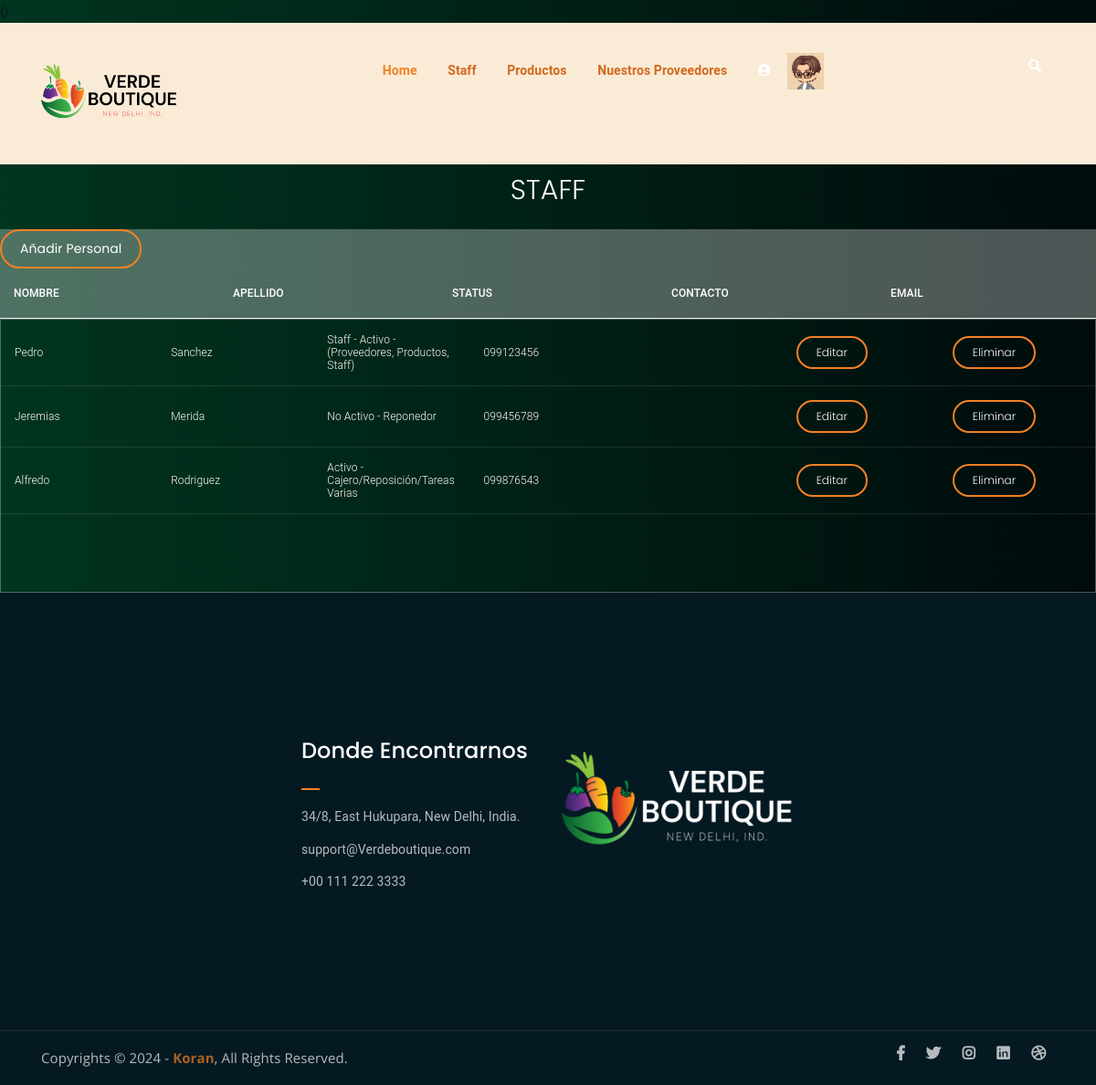
Screenshot of /Staff (signed in) with the database file from the repository.
### Tienda/models.py (models this page shows, shortened)
class Avatar(models.Model):
    user = models.OneToOneField(User, on_delete=models.CASCADE)
    image = models.ImageField(upload_to='avatars', null=True, blank=True)

class Staff(models.Model):
    nombre = models.CharField(max_length=100)
    apellido = models.CharField(max_length=100)
    status = models.CharField(max_length=100)
    contacto = models.CharField(max_length=100)
    email = models.EmailField(max_length=100)

### Tienda/views.py (the view)
# urls.py: path('Staff', views.ver_s, name='SeeStaff'),
@staff_member_required
def ver_s(request):
    staffs = Staff.objects.all()
    dicc = {'staffs':staffs}
    return render(request, "#15StaffList.html", dicc)

### Tienda/template/#15StaffList.html (shortened to what this page needs)
{}{%extends '#2StockActivo.html' %}
{%load static%}
{%block lista%}
	<h1>Staff</h1>
	<div class="tbl-header">
	<table cellpadding="0" cellspacing="0" border="0">
		<thead>
		<tr>
			<a href="{%url 'AddStf' %}" class="bordered-btn" style="position: relative;">Añadir Personal</a>
		</tr>
		<tr>
			<th>Nombre</th>
			<th>Apellido</th>
			<th>Status</th>
			<th>Contacto</th>
			<th>Email</th>
		</tr>
		</thead>
	</table>
	</div>
	<div class="tbl-content">
	<table cellpadding="0" cellspacing="0" border="0">
		<tbody>
	{% for n in staffs %}
		<tr>
			<td class="product-name">{{n.nombre}}</td>
			<td class="product-name">{{n.apellido}}</td>
			<td class="product-name">{{n.status}}</td>
			<td class="product-name">{{n.contacto}}</td>
			<td class="product-name">{{n.emial}}</td>
			<td><a href="{%url 'EdtStf' n.id%}" class="bordered-btn" style="position: relative;">Editar</a></td>
			<td><a href="{%url 'DelStf' n.id%}" class="bordered-btn" style="position: relative;">Eliminar</a></td>
		</tr>
	{% endfor %}
		</tbody>
	</table>
	</div>
{%endblock%}

### Tienda/template/#2StockActivo.html (shortened to what this page needs)
<!DOCTYPE html>
<html lang="en">
	{%load static%}
<head>
	<link rel="stylesheet" href="{%static 'Tienda/assets/css/all.min.css' %}">
	<link rel="stylesheet" href="{%static 'Tienda/assets/bootstrap/css/bootstrap.min.css' %}">
	<link rel="stylesheet" href="{%static 'Tienda/assets/css/owl.carousel.css' %}">
	<link rel="stylesheet" href="{%static 'Tienda/assets/css/magnific-popup.css' %}">
	<link rel="stylesheet" href="{%static 'Tienda/assets/css/animate.css' %}">
	<link rel="stylesheet" href="{%static 'Tienda/assets/css/meanmenu.min.css' %}">
	<link rel="stylesheet" href="{%static 'Tienda/assets/css/main.css' %}">
	<link rel="stylesheet" href="{%static 'Tienda/assets/css/responsive.css' %}">
</head>
<body>
		<div class="top-header-area" id="sticker" style="background-color:antiquewhite; position:relative">
			<div class="container">
				<div class="row">
					<div class="col-lg-12 col-sm-12 text-center">
						<div class="main-menu-wrap">
							<div class="site-logo" style="position:inherit;">
								<a href="">
									<img src="{% static 'Tienda/assets/img/GreenFruitLogo2.png' %}" alt="">
								</a>
							</div>
							{%if request.user.is_authenticated %}
							<nav class="main-menu" style="display: flexbox; background-color:antiquewhite">
								<ul>
									<li class="current-list-item"><a href="{%url 'Home'%}">Home</a>
									</li>
									<li><a href="" style="color: chocolate;">Staff</a>
									</li>
									<li><a href="{%url 'PrdL'%}" style="color: chocolate;">Productos</a>
									</li>
									<li><a href="" style="color: chocolate;">Nuestros Proveedores</a>
									</li>
									<li><a href="#" class="fas fa-user-circle"></a>
									</li>
									<img src="{{user.avatar.image.url}}" alt="" width="40ppx" height="40ppx">
						{%endif%}
									<li>
										<div class="header-icons">
											<a class="mobile-hide search-bar-icon" href="#"><i class="fas fa-search"></i></a>
										</div>
									</li>
								</ul>
							</nav>
						</div>
					</div>
				</div>
			</div>
		</div>
{%block lista%}{%endblock%}
	<div class="footer-area">
		<div class="container">
			<div class="row">
				<div class="col-lg-3 col-md-6">
				</div>
				<div class="col-lg-3 col-md-6">
					<div class="footer-box get-in-touch">
						<h2 class="widget-title">Donde Encontrarnos</h2>
						<ul>
							<li>34/8, East Hukupara, New Delhi, India.</li>
							<li>support@Verdeboutique.com</li>
							<li>+00 111 222 3333</li>
						</ul>
					</div>
				</div>
				<div class="col-lg-3 col-md-6">
					<div class="footer-box pages">
					<img src="{%static 'Tienda/assets/img/GreenFruitLogo4.png' %}">
					</div>
				</div>
				<div class="col-lg-3 col-md-6">
				</div>
			</div>
		</div>
	</div>
	<div class="copyright">
		<div class="container">
			<div class="row">
				<div class="col-lg-6 col-md-12">
					<p>Copyrights &copy; 2024 - <a href="https://steamcommunity.com/profiles/76561198387410870/">Koran</a>,  All Rights Reserved.</p>
				</div>
				<div class="col-lg-6 text-right col-md-12">
					<div class="social-icons">
						<ul>
							<li><a href="#" target="_blank"><i class="fab fa-facebook-f"></i></a></li>
							<li><a href="#" target="_blank"><i class="fab fa-twitter"></i></a></li>
							<li><a href="#" target="_blank"><i class="fab fa-instagram"></i></a></li>
							<li><a href="#" target="_blank"><i class="fab fa-linkedin"></i></a></li>
							<li><a href="#" target="_blank"><i class="fab fa-dribbble"></i></a></li>
						</ul>
					</div>
				</div>
			</div>
		</div>
	</div>
</body>
</html>

### Tienda/static/Tienda/assets/css/main.css (style rules this page uses)
html { font-size: 14px; font-weight: 400; line-height: 28px; height: 100%; }
body { font-family: "Open Sans", sans-serif; font-weight: 400; font-size: 1rem; letter-spacing: 0.1px; line-height: 1.8; color: #051922; overflow-x: hidden; }
body img { max-width: 100%; }
a { cursor: pointer; text-decoration: none; -webkit-transition: all 0.2s ease-in-out; -o-transition: all 0.2s ease-in-out; transition: all 0.2s ease-in-out; }
h1, .h1, h2, .h2, h3, .h3, h4, .h4, h5, .h5, h6, .h6 { font-family: "Poppins", sans-serif; font-weight: 700; margin: 0 0 1.25rem 0; color: #051922; }
h1, .h1 { font-size: 4rem; font-weight: 700; line-height: 4rem; }
h2, .h2 { font-size: 3rem; font-weight: 700; line-height: 3.25rem; }
p { font-family: "Open Sans", sans-serif; font-weight: 400; font-size: 1rem; letter-spacing: 0.1px; line-height: 1.8; color: #051922; margin: 0 0 1.25rem 0; }
p:last-child { margin: 0; }
a.bordered-btn { font-family: 'Poppins', sans-serif; display: inline-block; color: #fff; border: 2px solid #F28123; padding: 7px 20px; }
a.boxed-btn, a.bordered-btn, a.cart-btn { border-radius: 50px; }
.top-header-area { position: absolute; z-index: 999; width: 100%; padding: 25px 0; }
nav.main-menu ul { margin: 0; padding: 0; list-style: none; }
nav.main-menu ul li { display: inline-block; }
nav.main-menu ul li a { color: #fff; font-weight: 700; display: block; padding: 15px; }
nav.main-menu ul > li { position: relative; }
nav.main-menu ul li:last-child a { display: inline-block; }
nav.main-menu > ul li:last-child { float: right; }
.site-logo { float: left; max-width: 150px; }
.main-menu-wrap { position: relative; }
.header-icons a { color: #fff; display: inline-block; padding: 10px; }
.site-logo { padding: 6px 0; }
nav.main-menu ul li.current-list-item > a { color: #F28123; }
nav.main-menu li a { -webkit-transition: 0.3s; -o-transition: 0.3s; transition: 0.3s; }
.top-header-area .header-icons a { -webkit-transition: 0.3s; -o-transition: 0.3s; transition: 0.3s; }
.top-header-area { -webkit-transition: 0.3s; -o-transition: 0.3s; transition: 0.3s; }
.footer-area { background-color: #051922; color: #fff; padding: 150px 0; }
h2.widget-title { font-size: 24px; font-weight: 500; position: relative; padding-bottom: 20px; color: #fff; }
h2.widget-title:after { position: absolute; left: 0; bottom: 0; width: 20px; height: 2px; background-color: #F28123; content: ""; }
.footer-box ul { margin: 0; padding: 0; list-style: none; }
.footer-box ul li { opacity: 0.7; margin-bottom: 10px; line-height: 1.8; }
.footer-box ul li:last-child { margin-bottom: 0; }
.copyright { background-color: #051922; border-top: 1px solid #232a35; }
.copyright p { margin: 0; color: #fff; opacity: 0.7; padding: 16px 0; font-size: 15px; }
.copyright a { color: #F28123; font-weight: 700; }
.social-icons ul { margin: 0; padding: 0; list-style: none; }
.social-icons ul li { display: inline-block; }
.social-icons ul li a { font-size: 16px; color: #fff; opacity: 0.7; padding: 16px 10px; display: block; }
a.bordered-btn { -webkit-transition: 0.3s; -o-transition: 0.3s; transition: 0.3s; }
.social-icons ul li a { -webkit-transition: 0.3s; -o-transition: 0.3s; transition: 0.3s; }
html, body { height: 100%; }
thead { border-bottom: 1px solid #eee; }

### Tienda/template/#2StockActivo.html (style rules this page uses)
h1 { font-size: 30px; color: #fff; text-transform: uppercase; font-weight: 300; text-align: center; margin-bottom: 15px; }
table { width:100%; table-layout: fixed; }
.tbl-header { background-color: rgba(255,255,255,0.3); }
.tbl-content { height:300px; overflow-x:auto; margin-top: 0px; border: 1px solid rgba(255,255,255,0.3); }
th { padding: 20px 15px; text-align: left; font-weight: 500; font-size: 12px; color: #fff; text-transform: uppercase; }
td { padding: 15px; text-align: left; vertical-align:middle; font-weight: 300; font-size: 12px; color: #fff; border-bottom: solid 1px rgba(255,255,255,0.1); }
body { background: -webkit-linear-gradient(left, #000000, #010e0f); background: linear-gradient(to right, #01351f, #000b0c); font-family: 'Roboto', sans-serif; }

### rows the page displays
Staff: nombre "Pedro", apellido "Sanchez", status "Staff - Activo - (Proveedores, Productos, Staff)", contacto "099123456"
Staff: nombre "Jeremias", apellido "Merida", status "No Activo - Reponedor", contacto "099456789"
Staff: nombre "Alfredo", apellido "Rodriguez", status "Activo - Cajero/Reposición/Tareas Varias", contacto "099876543"
